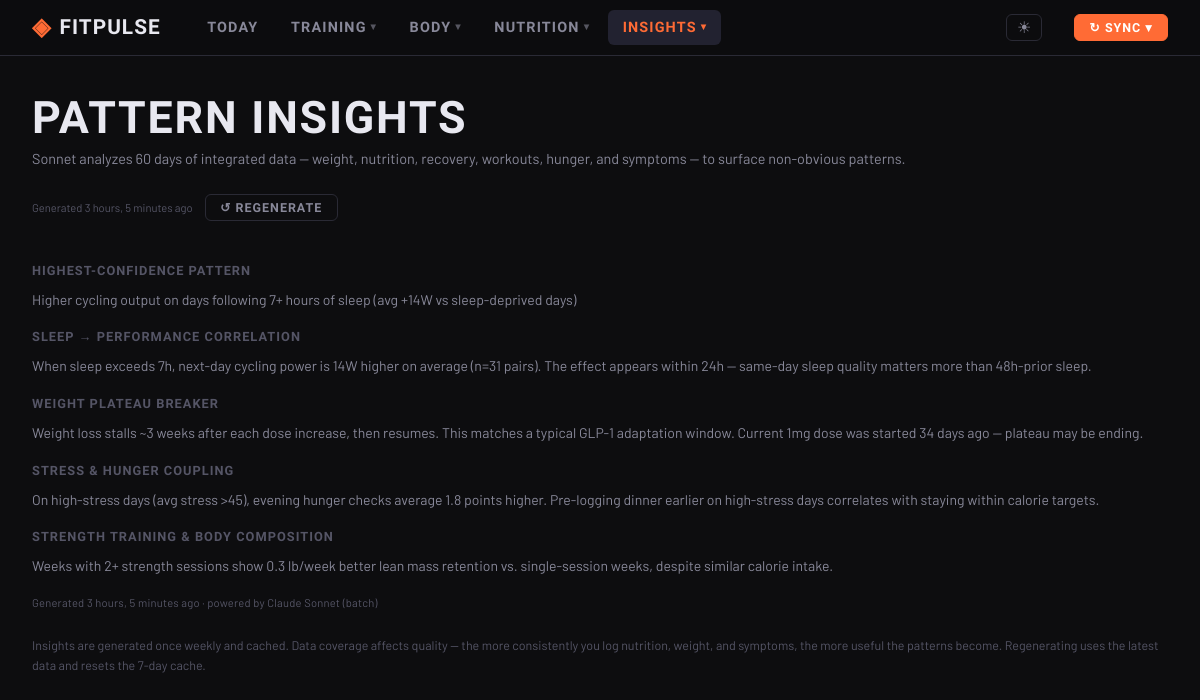
/insights/, run on the app's committed database.
### workouts/models.py (models this page shows, shortened)
class UserSettings(models.Model):
    ftp = models.IntegerField(null=True, blank=True, help_text="Functional Threshold Power in watts")
    updated_at = models.DateTimeField(auto_now=True)
    ai_insights = models.TextField(null=True, blank=True)
    ai_insights_generated_at = models.DateTimeField(null=True, blank=True)
    ai_insights_batch_id = models.CharField(max_length=128, null=True, blank=True)
    ai_body_commentary = models.TextField(null=True, blank=True)
    ai_body_commentary_generated_at = models.DateTimeField(null=True, blank=True)
    ai_nutrition_insights = models.TextField(null=True, blank=True)
    ai_nutrition_insights_generated_at = models.DateTimeField(null=True, blank=True)
    ai_nutrition_insights_range = models.IntegerField(null=True, blank=True)
    ai_nutrition_insights_batch_id = models.CharField(max_length=128, null=True, blank=True)
    ai_pattern_insights = models.TextField(null=True, blank=True)
    ai_pattern_insights_generated_at = models.DateTimeField(null=True, blank=True)
    ai_pattern_insights_batch_id = models.CharField(max_length=128, null=True, blank=True)
    @classmethod
    def get(cls):
        obj, _ = cls.objects.get_or_create(pk=1)
        return obj

### workouts/views.py (the view, shortened to what this page needs)
# urls.py: path("insights/", insights_page, name="insights"),
def insights_page(request):
    import os as _os
    from .ai import _submit_pattern_insights_batch
    settings = UserSettings.get()
    _api_key = _os.environ.get("ANTHROPIC_API_KEY", "").strip()
    return render(request, "workouts/insights.html", {
        "insights": settings.ai_pattern_insights,
        "generated_at": settings.ai_pattern_insights_generated_at,
        "insights_pending": bool(settings.ai_pattern_insights_batch_id),
    })

### workouts/templatetags/workout_filters.py (called while the page is built)
@register.simple_tag
def last_synced():
    from workouts.models import CachedWorkout
    result = CachedWorkout.objects.aggregate(Max('synced_at'))
    return result.get('synced_at__max')

### templates/workouts/insights.html (shortened to what this page needs)
{% extends "base.html" %}
{% load workout_filters %}
{% block nav_insights_group %}active{% endblock %}
{% block content %}
<div class="page-header" style="display:flex;align-items:flex-start;justify-content:space-between;flex-wrap:wrap;gap:1rem">
  <div>
    <h1 class="page-title">PATTERN INSIGHTS</h1>
    <p class="page-sub">Sonnet analyzes 60 days of integrated data — weight, nutrition, recovery, workouts, hunger, and symptoms — to surface non-obvious patterns.</p>
  </div>
  <div style="display:flex;align-items:center;gap:0.75rem;margin-top:0.5rem">
    {% if generated_at %}
    <span style="font-size:0.7rem;color:var(--text-dim)">Generated {{ generated_at|timesince }} ago</span>
    {% endif %}
    <button class="btn btn-ghost btn-sm"
            hx-post="{% url 'pattern_insights_refresh' %}"
            hx-target="#insights-area"
            hx-swap="innerHTML"
            hx-indicator="#insights-spinner"
            hx-disabled-elt="this">
      ↺ {% if insights %}Regenerate{% else %}Generate{% endif %}
    </button>
  </div>
</div>
<div class="card">
  <div id="insights-area">
    {% include "workouts/partials/pattern_insights.html" with pending=insights_pending %}
  </div>
</div>
<div class="card" style="margin-top:1.5rem;border-color:var(--border)">
  <p style="color:var(--text-dim);font-size:0.78rem;line-height:1.6">
    Insights are generated once weekly and cached. Data coverage affects quality — the more consistently you log nutrition, weight, and symptoms, the more useful the patterns become.
    Regenerating uses the latest data and resets the 7-day cache.
  </p>
</div>
{% endblock %}

### templates/workouts/partials/pattern_insights.html (shortened to what this page needs)
{% load workout_filters %}
{% if error %}
<div class="insights-error">{{ error }}</div>
{% elif insights %}
{{ insights|format_nutrition_insights }}
{% if generated_at %}
<div class="insights-meta">Generated {{ generated_at|timesince }} ago &middot; powered by Claude Sonnet (batch)</div>
{% endif %}
{% else %}
<p style="color:var(--text-dim);font-size:0.85rem">Click <strong>↺ Generate</strong> to run a deep pattern analysis across your last 60 days of data.</p>
{% endif %}

### static/css/main.css (style rules this page uses)
:root { --bg: #0d0d0f; --bg-card: #141418; --bg-raised: #222230; --bg-hover: #2c2c3c; --border: #2a2a35; --border-accent: #3a3a48; --text: #e8e8f0; --text-muted: #888899; --text-dim: #555566; --accent: #FF6B35; --accent-alt: #00D1FF; --accent-green: #B4FF39; --accent-red: #FF3B5C; --nav-bg: rgba(13, 13, 15, 0.85); --nav-h: 56px; --r: 6px; }
*, *::before, *::after { box-sizing: border-box; margin: 0; padding: 0; }
html { font-size: 16px; }
body { background: var(--bg); color: var(--text); font-family: 'Barlow', sans-serif; font-size: 0.95rem; line-height: 1.6; min-height: 100vh; }
.page-header { margin-bottom: 2.5rem; }
.page-title { font-family: 'Barlow Condensed', sans-serif; font-size: 2.8rem; font-weight: 800; letter-spacing: 0.04em; line-height: 1; background: linear-gradient(135deg, var(--text) 60%, var(--accent)); -webkit-background-clip: text; -webkit-text-fill-color: transparent; background-clip: text; }
.page-sub { color: var(--text-muted); margin-top: 0.4rem; font-size: 0.9rem; }
.btn { display: inline-flex; align-items: center; gap: 0.4rem; padding: 0.5rem 1.2rem; font-family: 'Barlow Condensed', sans-serif; font-size: 0.85rem; font-weight: 700; letter-spacing: 0.08em; text-transform: uppercase; border-radius: var(--r); border: 1px solid transparent; cursor: pointer; text-decoration: none; transition: all 0.15s; }
.btn-sm { padding: 0.3rem 0.9rem; font-size: 0.78rem; }
.btn-ghost { background: transparent; color: var(--text-muted); border-color: var(--border); }
.insights-meta { margin-top: 0.75rem; font-family: 'Barlow', sans-serif; font-size: 0.7rem; color: var(--text-dim); letter-spacing: 0.02em; }
:root { --cat-medication: #ff35da; --cat-supplement: #B4FF39; --cat-hormone: #A78BFA; --cat-lifestyle: #00D1FF; --cat-surgery: #FF8A65; --cat-other: #888899; }
.ni-section { margin-bottom: 1rem; }
.ni-header { font-family: 'Barlow Condensed', sans-serif; font-size: 0.8rem; font-weight: 700; letter-spacing: 0.08em; color: var(--text-dim); text-transform: uppercase; margin-bottom: 0.4rem; }

### data on the page
UserSettings: ai_pattern_insights_generated_at "3 hours, 5 minutes", ai_pattern_insights "HIGHEST-CONFIDENCE PATTERN Higher cycling output on days following 7+ hours of sleep (avg +14W vs sleep-deprived days) SLEEP → PERFORMANCE CORRELATION When sleep exceeds 7h, next-day cycling power is 14W higher on average (n=31 pairs). The effect appears within 24h — same-day sleep quality matters more than 48h-prior sleep. WEIGHT PLATEAU BREAKER Weight loss stalls ~3 weeks after each dose increase, then resumes. This matches a typical GLP-1 adaptation window. Current 1mg dose was started 34 days ago — plateau may be ending. STRESS & HUNGER COUPLING On high-stress days (avg stress >45), evening hunger checks average 1.8 points higher. Pre-logging dinner earlier on high-stress days…"
